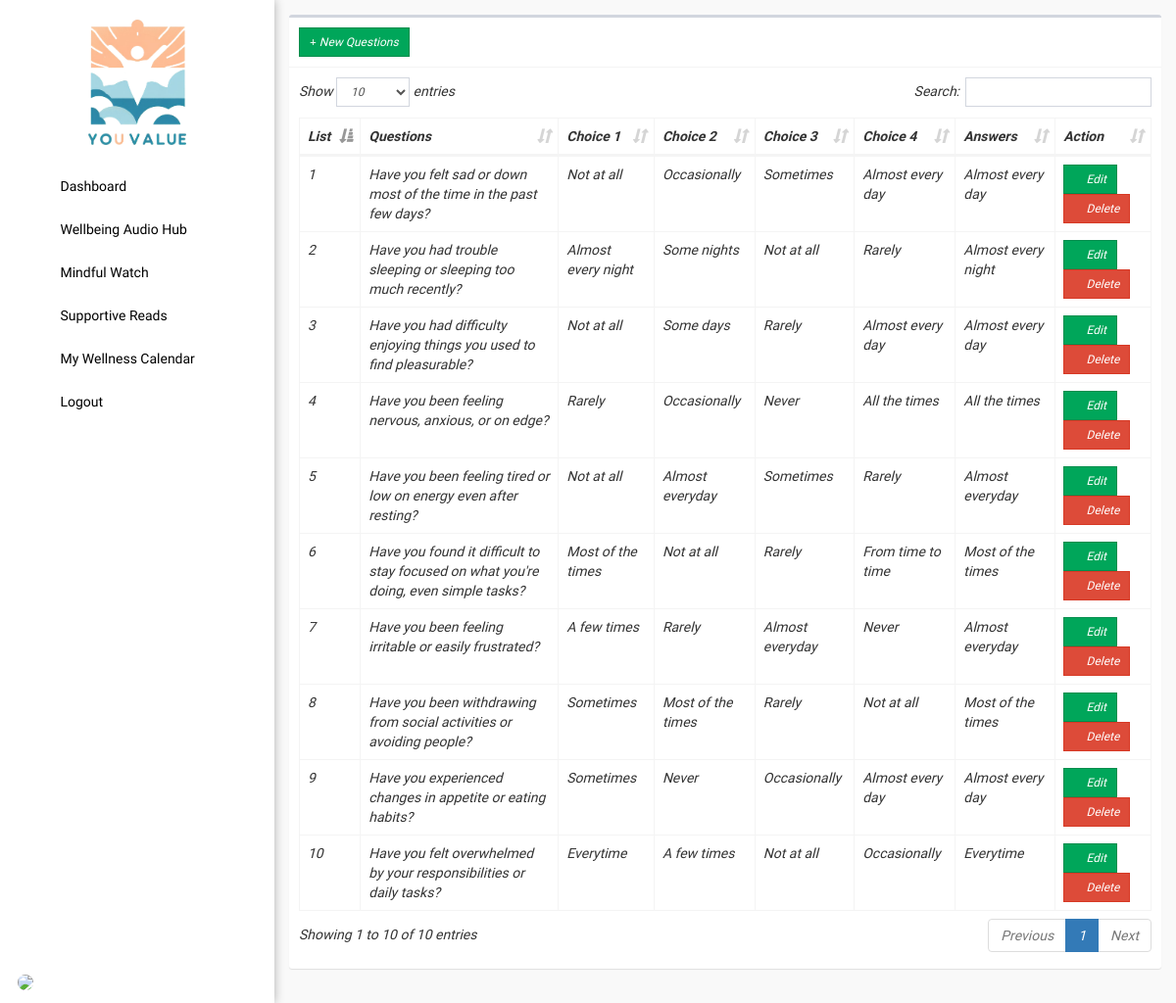
Page /admin/questionnaires.php on the earlier database version.
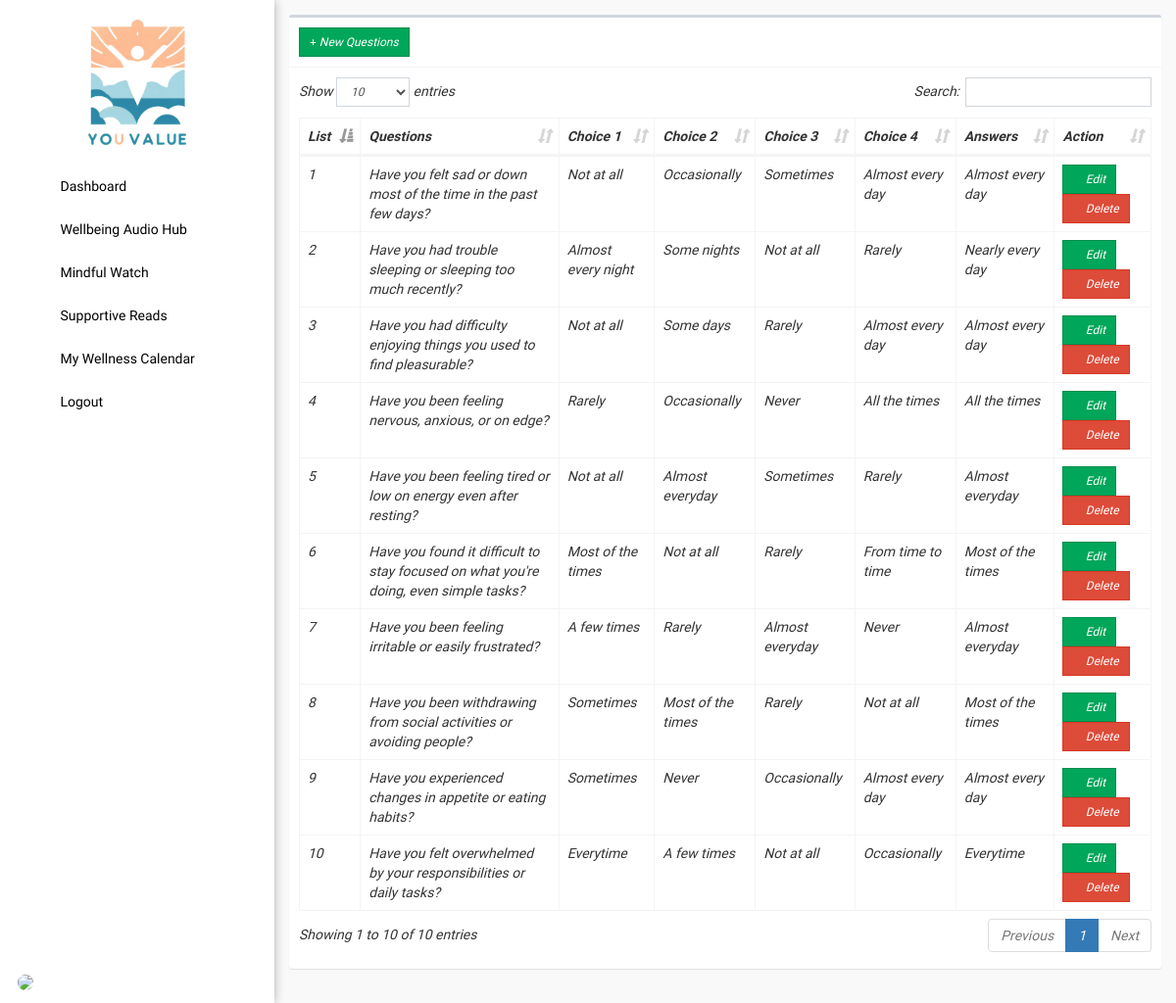
Same page on the later database version.
### tables this page shows
CREATE TABLE `questionnaires` (
  `id` int(11) NOT NULL,
  `questions` text NOT NULL,
  `choice1` text NOT NULL,
  `choice2` text NOT NULL,
  `choice3` text NOT NULL,
  `choice4` text NOT NULL,
  `answers` text NOT NULL
);

### config/config.php (called while the page is built, shortened)
<?php
class Connection{
	private $servername = "localhost";
	private $username = "root";
	private $password = "";
	private $dbname = "youvalue";
	public function conn(){
		try {
		$this->dsn = "mysql:host=".$this->servername.";dbname=".$this->dbname;
		$this->pdo = new PDO($this->dsn, $this->username, $this->password);
		$this->pdo->setAttribute(PDO::ATTR_ERRMODE, PDO::ERRMODE_EXCEPTION);
		$this->pdo->setAttribute(PDO::ATTR_DEFAULT_FETCH_MODE, PDO::FETCH_ASSOC);
		return $this->pdo;
		} catch (Exception $e) {
			echo 'error'. $e->getmessage();
		}
	}
}
?>

### admin/questionnaires.php (the view, shortened to what this page needs)
<?php
  include '../config/config.php';
  class data extends Connection{
    public function managedata(){
?>
<!DOCTYPE html>
<html>
<head><?php include 'head.php'; ?></head>
<body class="hold-transition skin-blue sidebar-mini">
  <div class="wrapper">
    <?php include 'sidebar.php'; ?>
    <div class="content-wrapper" style="height: 100vh;background-color: #f9f9f9;overflow-y: auto;">
      <section class="content">
        <div class="row">
          <div class="col-xs-12">
            <div class="box">
              <div class="box-header with-border">
                 <a href="#addnew" data-toggle="modal" class="btn btn-success btn-sm btn-flat custom-btn"><i class="fa fa-plus"></i> New Questions</a>
              </div>
              <div class="box-body table-responsive">
                <table id="example1" class="table table-bordered">
                  <thead>
                    <th>List</th>
                    <th>Questions</th>
                    <th>Choice 1</th>
                    <th>Choice 2</th>
                    <th>Choice 3</th>
                    <th>Choice 4</th>
                    <th>Answers</th>
                    <th>Action</th>
                  </thead>
                  <tbody>
                    <?php $sql = "SELECT * FROM questionnaires";
                    $stmt = $this->conn()->query($sql);
                    $id = 1;
                    while ($row = $stmt->fetch()) { ?>
                      <tr>
                        <td><?php echo $id; ?></td>
                        <td><?php echo $row['questions'] ?></td>
                        <td><?php echo $row['choice1'] ?></td>
                        <td><?php echo $row['choice2'] ?></td>
                        <td><?php echo $row['choice3'] ?></td>
                        <td><?php echo $row['choice4'] ?></td>
                        <td><?php echo $row['answers'] ?></td>
                        <td>
                          <button class='btn btn-success btn-sm edit btn-flat'
                          data-edit_id='<?php echo $row['id'] ?>'
                          data-edit_questions='<?php echo $row['questions'] ?>'
                          data-edit_choice1='<?php echo $row['choice1'] ?>'
                          data-edit_choice2='<?php echo $row['choice2'] ?>'
                          data-edit_choice3='<?php echo $row['choice3'] ?>'
                          data-edit_choice4='<?php echo $row['choice4'] ?>'
                          data-edit_answers='<?php echo $row['answers'] ?>'
                          ><i class='fa fa-edit'></i> Edit</button>
                          <button class='btn btn-danger btn-sm delete btn-flat'
                          data-delete_id='<?php echo $row['id'] ?>'
                          ><i class='fa fa-trash'></i> Delete</button>
                        </td>
                      </tr>
                    <?php $id++; } ?>
                  </tbody>
                </table>
              </div>
            </div>
          </div>
        </div>
      </section>
    </div>
  </div>
</body>
</html>
<?php } } $data = new data(); $data->managedata(); ?>

Differences in the rows shown:
changed questionnaires "Have you had trouble sleeping or sleeping too much recently?": answers "Almost every night" → "Nearly every day"
